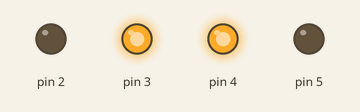
Simulated run of this sketch. Board: Arduino Uno, built with avr-gcc and run on an emulated ATmega328P. Shown: output pins drawn as LEDs (lit = HIGH).

Above: at 0.5 s.
At 12.5 s:
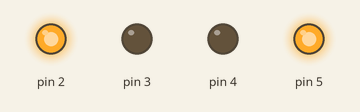
At 23.5 s:
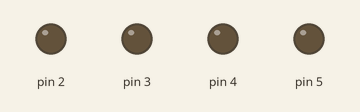
Timing chart, 0 to 26.0 s (numbered marks = the images above):
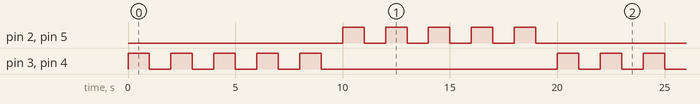

The sketch:

l298_dolly.ino
```cpp
int dir = 1;

void setup() {
  pinMode(2, OUTPUT);
  pinMode(3, OUTPUT);
  pinMode(4, OUTPUT);
  pinMode(5, OUTPUT);
//  pinMode(4, OUTPUT);
//  pinMode(5, OUTPUT);

  // Set initial rotation direction
  digitalWrite(2, LOW);
  digitalWrite(3, LOW);
  digitalWrite(4, LOW);
  digitalWrite(5, LOW);
}

void rampUp(){

  for(int i=0; i< 20;i++){
    if (i < 5){
      analogWrite(5,255);
      delay(25);
    }
    else{
      analogWrite(5,200);
      delay(200);
    }

  }
}
void loop() {
  // put your main code here, to run repeatedly:

  dir = -dir;
  if (dir < 0){

    for (int i = 0 ; i < 5; i++){
    digitalWrite(2, LOW);
    digitalWrite(3, HIGH);
    digitalWrite(4, HIGH);
    digitalWrite(5, LOW);
    delay(1000);
    digitalWrite(2, LOW);
    digitalWrite(3, LOW);
    digitalWrite(4, LOW);
    digitalWrite(5, LOW);
    delay(1000);
    }


  }else {
    for (int i = 0;i<5; i++){
    digitalWrite(2, HIGH);
    digitalWrite(3, LOW);
    digitalWrite(4, LOW);
    digitalWrite(5, HIGH);
    delay(1000);
    digitalWrite(2, LOW);
    digitalWrite(3, LOW);
    digitalWrite(4, LOW);
    digitalWrite(5, LOW);
    delay(1000);
    }
  }
  /*
  dir = -dir;
  if (dir < 0){

    digitalWrite(3, LOW);
    digitalWrite(2, HIGH);
//    rampUp();
    analogWrite(5,255);
    delay(5000);
    digitalWrite(2, LOW);
    digitalWrite(3, LOW);
    delay(1500);


  }else {
    digitalWrite(2, LOW);
    digitalWrite(3, HIGH);
//    rampUp();
    analogWrite(5,255);
    delay(5000);
    digitalWrite(2, LOW);
    digitalWrite(3, LOW);
    delay(1500);
  }
*/

  /*
  rampUp();
  digitalWrite(2, LOW);
  digitalWrite(3, LOW);
  delay(1500);
  */

}
```

Measured:
- by itself, pin 2–5: repeats every 20.0 s: 4 × (LOW 1.0 s, HIGH 1.0 s), LOW 11.0 s, HIGH 1.0 s
- by itself, everything shown: repeats every 20.0 s, in 20 steps
